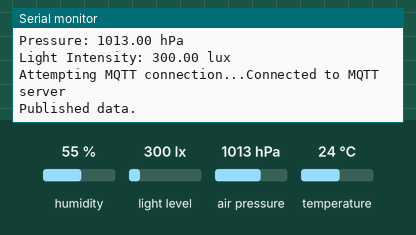
Recording of a sketch running on a simulated ESP8266 (NodeMCU). Parts: the last lines printed to the serial monitor. The inputs (shaded band) are chosen by the test bench; at power-on: humidity 55 %, light level 300 lx, air pressure 1013 hPa, temperature 24 °C. WiFi joins after 1.5 s; servers stay silent unless stated; no MQTT or app messages arrive unless stated.

Above: at 2.7 s.
2.8 s: humidity set to 22 %
At 7.13 s:
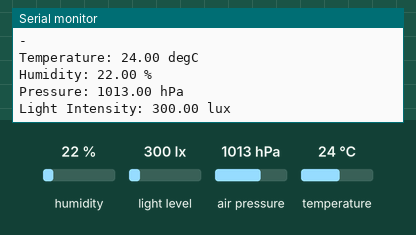
8.8 s: light level set to 40 lx
At 13.9 s:
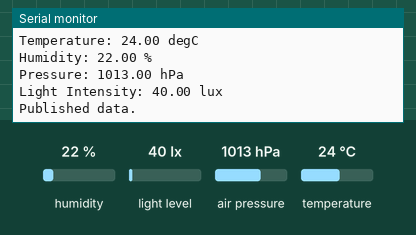
14.8 s: air pressure set to 952 hPa
At 19.3 s:
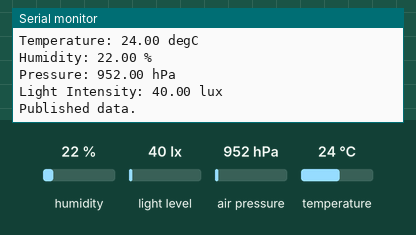
20.8 s: temperature set to 12 °C
At 23.14 s:
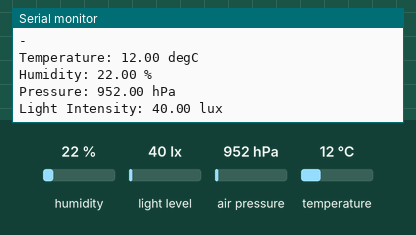
26.8 s: humidity set to 40 %
At 28.48 s:
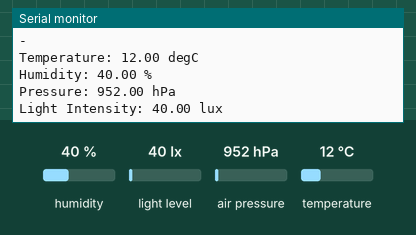
32.8 s: light level set to 500 lx
At 35.4 s:
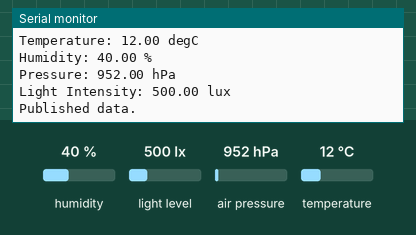
Timing chart, 0 to 36.9 s (numbered marks = the images above; inputs shaded):
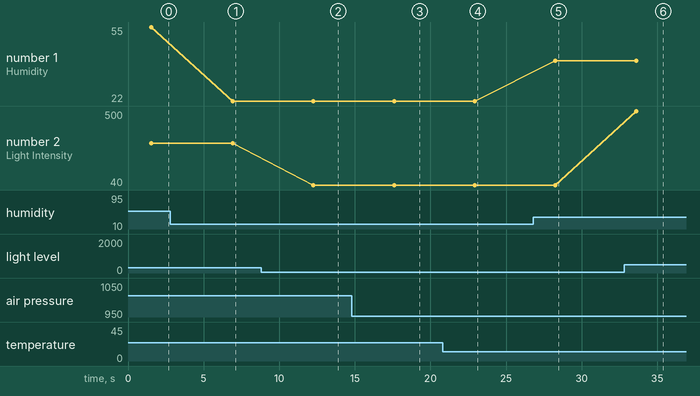

The sketch:

wifi_b.ino
```cpp
#include "wifi_b.h"

void setup() {
  //Start the serial monitor at 115200 baud
  Serial.begin(115200);

  //Create a sensor object that is passed into the getSensor method of the dht class
  //Only the dht sensor requires this
  sensor_t sensor;
  dht.temperature().getSensor(&sensor);
  dht.humidity().getSensor(&sensor);

  //Run the begin()method on each sensor to start communication
  dht.begin();
  bmp.begin();
  BH1750.begin(BH1750_TO_GROUND);

  //Start the WiFi driver and tell it to connect to your local network
  //WiFi.mode(WIFI_STA);
  WiFi.begin(ssid, pass);

  //While it is connecting, print a '.' to the serial monitor every 500 ms
  while (WiFi.status() != WL_CONNECTED) {
    delay(500);
    Serial.print(".");
  }

  //Once connected, print the local IP address
  Serial.println("");
  Serial.println("WiFi connected");
  Serial.println("IP address: ");
  Serial.println(WiFi.localIP());

  //Set the MQTT client to connect to the desired broker
  client.setServer(brokerAddress, 1883);

}

void reconnect() {

  //While the client remains unconnected from the MQTT broker, attempt to reconnect every 2 seconds
  //Also, print diagnostic information
  while (!client.connected()) {
    Serial.print("\nAttempting MQTT connection...");

    if (client.connect("ESP8266Client")) {
      Serial.println("Connected to MQTT server");
      client.subscribe("testTopic");
    } else {
      Serial.print("\nFailed to connect to MQTT server, rc = ");
      Serial.print(client.state());
      delay(2000);
    }
  }
}
void loop() {

   //Polling the DHT and BMP sensor using events
   sensors_event_t dhtTempEvent, dhtHumEvent, bmpEvent;
   dht.temperature().getEvent(&dhtTempEvent);
   dht.humidity().getEvent(&dhtHumEvent);
   bmp.getEvent(&bmpEvent);
   //Polling the BH sensor
   BH1750.start();
   float lux=BH1750.getLux();

   //Printing sensor readings to serial monitor
   Serial.println("\n-");
   (!isnan(dhtTempEvent.temperature)) ? Serial.println("Temperature: " + String(dhtTempEvent.temperature) + " degC") : Serial.println("Temperature Sensor Disconnected");

   (!isnan(dhtHumEvent.relative_humidity)) ? Serial.println("Humidity: " + String(dhtHumEvent.relative_humidity) + " %") : Serial.println("Humidity Sensor Disconnected");

   (!isnan(bmpEvent.pressure)) ? Serial.println("Pressure: " + String(bmpEvent.pressure) + " hPa") : Serial.println("Pressure Sensor Disconnected");

   (!isnan(lux)) ? Serial.println("Light Intensity: " + String(lux) + " lux") : Serial.println("Lux Sensor Disconnected");

  client.loop();
  //If the client disconnects from the MQTT broker, attempt to reconnect
  if (!client.connected()) {

    reconnect();
  }
  if(!client.loop())
    client.connect("ESP8266Client");

  //Publish the sensor data to the associated topics
  client.publish("4ID3_Group555/temperature", String(dhtTempEvent.temperature).c_str());
  delay(100);
  client.publish("4ID3_Group555/humidity", String(dhtHumEvent.relative_humidity).c_str());
  delay(100);
  client.publish("4ID3_Group555/pressure", String(bmpEvent.pressure).c_str());
  delay(100);
  client.publish("4ID3_Group555/light", String(lux).c_str());
  Serial.println("Published data.");

   delay(DELAY_BETWEEN_SAMPLES_MS);
}
```

wifi_b.h
```cpp
//DHT11 Libraries
#include <Adafruit_Sensor.h>
#include <DHT.h>
#include <DHT_U.h>

//BMP180 Libraries
#include <Wire.h>
#include <Adafruit_Sensor.h>
#include <Adafruit_BMP085_U.h>

//HP_BH1750 Libraries
#include <hp_BH1750.h>

//MQTT Libraries
#include <ESP8266WiFi.h>
#include <PubSubClient.h>

//Macros
#define DHTPIN 14
#define DHTTYPE DHT11
#define DELAY_BETWEEN_SAMPLES_MS 5000

//Global Variables
char* ssid = "SEPT SmartLAB 537";
char* pass = "Factory1";
const char* brokerAddress = "172.17.41.148";
uint16_t addressPort = 1883;

//Instantiate Sensor Objects
DHT_Unified dht(DHTPIN, DHTTYPE);
Adafruit_BMP085_Unified bmp = Adafruit_BMP085_Unified(10085);
hp_BH1750 BH1750;

//Instantiate MQTT Client
WiFiClient espClient;
PubSubClient client(espClient);
```

Measured:
- after the input at 2.8 s, the serial monitor: prints a new line after 4.1 s (image 1)
- after the input at 8.8 s, the serial monitor: prints a new line after 3.5 s (image 2)
- after the input at 14.8 s, the serial monitor: prints a new line after 2.8 s (image 3)
- after the input at 20.8 s, the serial monitor: prints a new line after 2.1 s (image 4)
- after the input at 26.8 s, the serial monitor: prints a new line after 1.5 s (image 5)
- after the input at 32.8 s, the serial monitor: prints a new line after 0.81 s (image 6)
- plotted number 1: 55 → 22 after the input at 2.8 s
- plotted number 2: 300 → 40 after the input at 8.8 s, 40 → 500 after the input at 32.8 s
